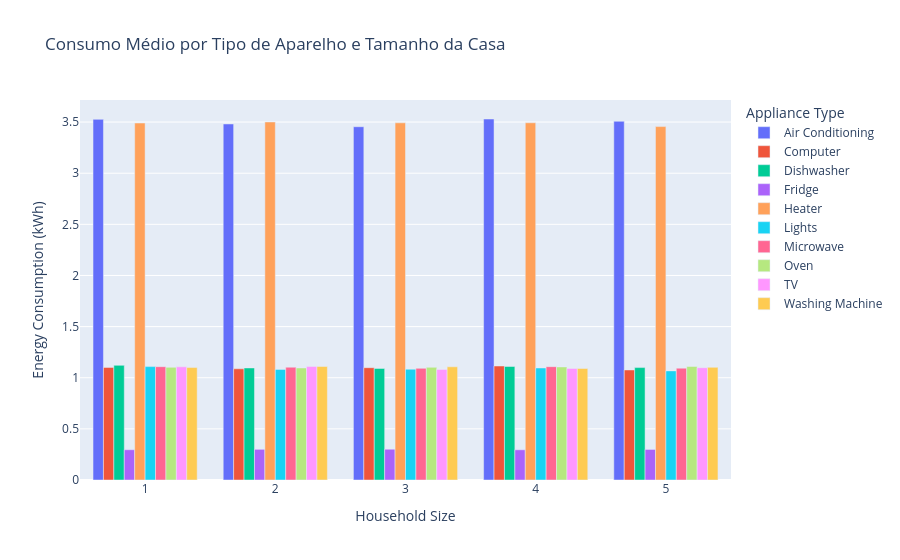

Here is the notebook cell this chart was saved with:
### Code cell
df_grouped = df.groupby(["Household Size", "Appliance Type"], as_index=False)["Energy Consumption (kWh)"].mean()
px.bar(
    df_grouped,
    x="Household Size",
    y="Energy Consumption (kWh)",
    color="Appliance Type",
    barmode="group",
    title="Consumo Médio por Tipo de Aparelho e Tamanho da Casa"
)

### Figure 1 — Plotly figure (JSON) as saved in the notebook; plotly's stock layout.template omitted (floating-point values rounded to 4 significant figures)
{"data": [{"alignmentgroup": "True", "hovertemplate": "Appliance Type=Air Conditioning<br>Household Size=%{x}<br>Energy Consumption (kWh)=%{y}<extra></extra>", "legendgroup": "Air Conditioning", "marker": {"color": "#636efa", "pattern": {"shape": ""}}, "name": "Air Conditioning", "offsetgroup": "Air Conditioning", "orientation": "v", "showlegend": true, "textposition": "auto", "type": "bar", "x": [1, 2, 3, 4, 5], "xaxis": "x", "y": [3.527, 3.481, 3.454, 3.53, 3.508], "yaxis": "y"}, {"alignmentgroup": "True", "hovertemplate": "Appliance Type=Computer<br>Household Size=%{x}<br>Energy Consumption (kWh)=%{y}<extra></extra>", "legendgroup": "Computer", "marker": {"color": "#EF553B", "pattern": {"shape": ""}}, "name": "Computer", "offsetgroup": "Computer", "orientation": "v", "showlegend": true, "textposition": "auto", "type": "bar", "x": [1, 2, 3, 4, 5], "xaxis": "x", "y": [1.101, 1.087, 1.098, 1.115, 1.076], "yaxis": "y"}, {"alignmentgroup": "True", "hovertemplate": "Appliance Type=Dishwasher<br>Household Size=%{x}<br>Energy Consumption (kWh)=%{y}<extra></extra>", "legendgroup": "Dishwasher", "marker": {"color": "#00cc96", "pattern": {"shape": ""}}, "name": "Dishwasher", "offsetgroup": "Dishwasher", "orientation": "v", "showlegend": true, "textposition": "auto", "type": "bar", "x": [1, 2, 3, 4, 5], "xaxis": "x", "y": [1.121, 1.096, 1.091, 1.11, 1.099], "yaxis": "y"}, {"alignmentgroup": "True", "hovertemplate": "Appliance Type=Fridge<br>Household Size=%{x}<br>Energy Consumption (kWh)=%{y}<extra></extra>", "legendgroup": "Fridge", "marker": {"color": "#ab63fa", "pattern": {"shape": ""}}, "name": "Fridge", "offsetgroup": "Fridge", "orientation": "v", "showlegend": true, "textposition": "auto", "type": "bar", "x": [1, 2, 3, 4, 5], "xaxis": "x", "y": [0.2961, 0.3, 0.3009, 0.2954, 0.2988], "yaxis": "y"}, {"alignmentgroup": "True", "hovertemplate": "Appliance Type=Heater<br>Household Size=%{x}<br>Energy Consumption (kWh)=%{y}<extra></extra>", "legendgroup": "Heater", "marker": {"color": "#FFA15A", "pattern": {"shape": ""}}, "name": "Heater", "offsetgroup": "Heater", "orientation": "v", "showlegend": true, "textposition": "auto", "type": "bar", "x": [1, 2, 3, 4, 5], "xaxis": "x", "y": [3.491, 3.501, 3.493, 3.493, 3.456], "yaxis": "y"}, {"alignmentgroup": "True", "hovertemplate": "Appliance Type=Lights<br>Household Size=%{x}<br>Energy Consumption (kWh)=%{y}<extra></extra>", "legendgroup": "Lights", "marker": {"color": "#19d3f3", "pattern": {"shape": ""}}, "name": "Lights", "offsetgroup": "Lights", "orientation": "v", "showlegend": true, "textposition": "auto", "type": "bar", "x": [1, 2, 3, 4, 5], "xaxis": "x", "y": [1.109, 1.082, 1.083, 1.095, 1.067], "yaxis": "y"}, {"alignmentgroup": "True", "hovertemplate": "Appliance Type=Microwave<br>Household Size=%{x}<br>Energy Consumption (kWh)=%{y}<extra></extra>", "legendgroup": "Microwave", "marker": {"color": "#FF6692", "pattern": {"shape": ""}}, "name": "Microwave", "offsetgroup": "Microwave", "orientation": "v", "showlegend": true, "textposition": "auto", "type": "bar", "x": [1, 2, 3, 4, 5], "xaxis": "x", "y": [1.108, 1.103, 1.092, 1.108, 1.093], "yaxis": "y"}, {"alignmentgroup": "True", "hovertemplate": "Appliance Type=Oven<br>Household Size=%{x}<br>Energy Consumption (kWh)=%{y}<extra></extra>", "legendgroup": "Oven", "marker": {"color": "#B6E880", "pattern": {"shape": ""}}, "name": "Oven", "offsetgroup": "Oven", "orientation": "v", "showlegend": true, "textposition": "auto", "type": "bar", "x": [1, 2, 3, 4, 5], "xaxis": "x", "y": [1.102, 1.095, 1.102, 1.106, 1.11], "yaxis": "y"}, {"alignmentgroup": "True", "hovertemplate": "Appliance Type=TV<br>Household Size=%{x}<br>Energy Consumption (kWh)=%{y}<extra></extra>", "legendgroup": "TV", "marker": {"color": "#FF97FF", "pattern": {"shape": ""}}, "name": "TV", "offsetgroup": "TV", "orientation": "v", "showlegend": true, "textposition": "auto", "type": "bar", "x": [1, 2, 3, 4, 5], "xaxis": "x", "y": [1.107, 1.111, 1.081, 1.091, 1.098], "yaxis": "y"}, {"alignmentgroup": "True", "hovertemplate": "Appliance Type=Washing Machine<br>Household Size=%{x}<br>Energy Consumption (kWh)=%{y}<extra></extra>", "legendgroup": "Washing Machine", "marker": {"color": "#FECB52", "pattern": {"shape": ""}}, "name": "Washing Machine", "offsetgroup": "Washing Machine", "orientation": "v", "showlegend": true, "textposition": "auto", "type": "bar", "x": [1, 2, 3, 4, 5], "xaxis": "x", "y": [1.1, 1.11, 1.107, 1.09, 1.102], "yaxis": "y"}], "layout": {"barmode": "group", "legend": {"title": {"text": "Appliance Type"}, "tracegroupgap": 0}, "title": {"text": "Consumo Médio por Tipo de Aparelho e Tamanho da Casa"}, "xaxis": {"anchor": "y", "domain": [0, 1], "title": {"text": "Household Size"}}, "yaxis": {"anchor": "x", "domain": [0, 1], "title": {"text": "Energy Consumption (kWh)"}}}}
